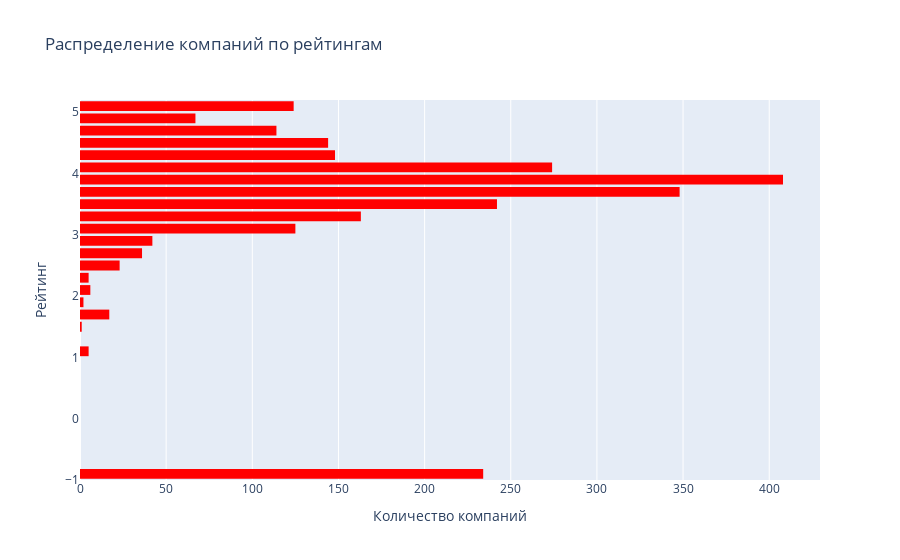

Source (notebook cell):
### Markdown cell above
### Построить гистограмму распределения рейтинга компаний

### Code cell
data = df.rating

fig = go.Figure()

fig.add_trace(go.Histogram(y=data, marker_color='red'))

fig.update_layout(
    title_text='Распределение компаний по рейтингам', 
    xaxis_title_text='Количество компаний', 
    yaxis_title_text='Рейтинг', 
    bargap=0.2
)
fig.show()

### Figure 1 — Plotly figure (JSON) as saved in the notebook; plotly's stock layout.template omitted (floating-point values rounded to 4 significant figures; data arrays with more than 128 entries replaced by an {"elided": "..."} marker saying what was removed)
{"data": [{"marker": {"color": "red"}, "type": "histogram", "y": {"elided": "2528 float values"}}], "layout": {"autosize": true, "bargap": 0.2, "title": {"text": "Распределение компаний по рейтингам"}, "xaxis": {"autorange": true, "range": [0, 429.5], "title": {"text": "Количество компаний"}}, "yaxis": {"autorange": true, "range": [-1.0, 5.2], "title": {"text": "Рейтинг"}, "type": "linear"}}}
